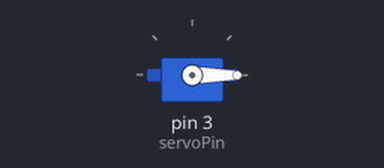
The sketch below on a simulated Arduino Uno, built with avr-gcc and run on an emulated ATmega328P. On the bench: servo.

Above: at 0.05 s.
At 1.5 s:
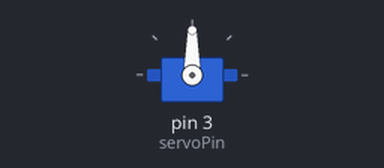
At 3.0 s:
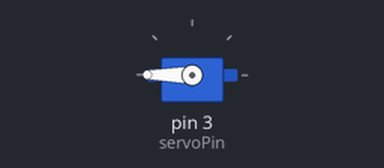
Timing chart, 0 to 6.9 s (numbered marks = the images above):
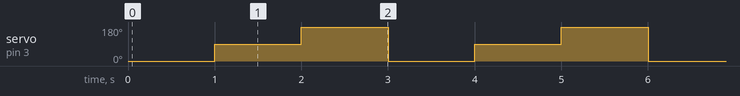

Measured:
- by itself, servo on pin 3 (servoPin): repeats every 3.0 s: 180° 1.0 s, 0° 1.0 s, 90° 1.0 s

The sketch:

servo_motor.ino
```cpp
#include <Servo.h>

int servoPin = 3;
int delayTime = 1000;
Servo myservo;

void setup() {
    myservo.attach(servoPin);
    // no need to mention pinMode(3, OUTPUT)
}

void loop() {
    myservo.write(0); // 0 degrees - considering the servo used can rotate upto 180 degrees
    delay(delayTime);
    myservo.write(90);
    delay(delayTime);
    myservo.write(180);
    delay(delayTime);
}
```
